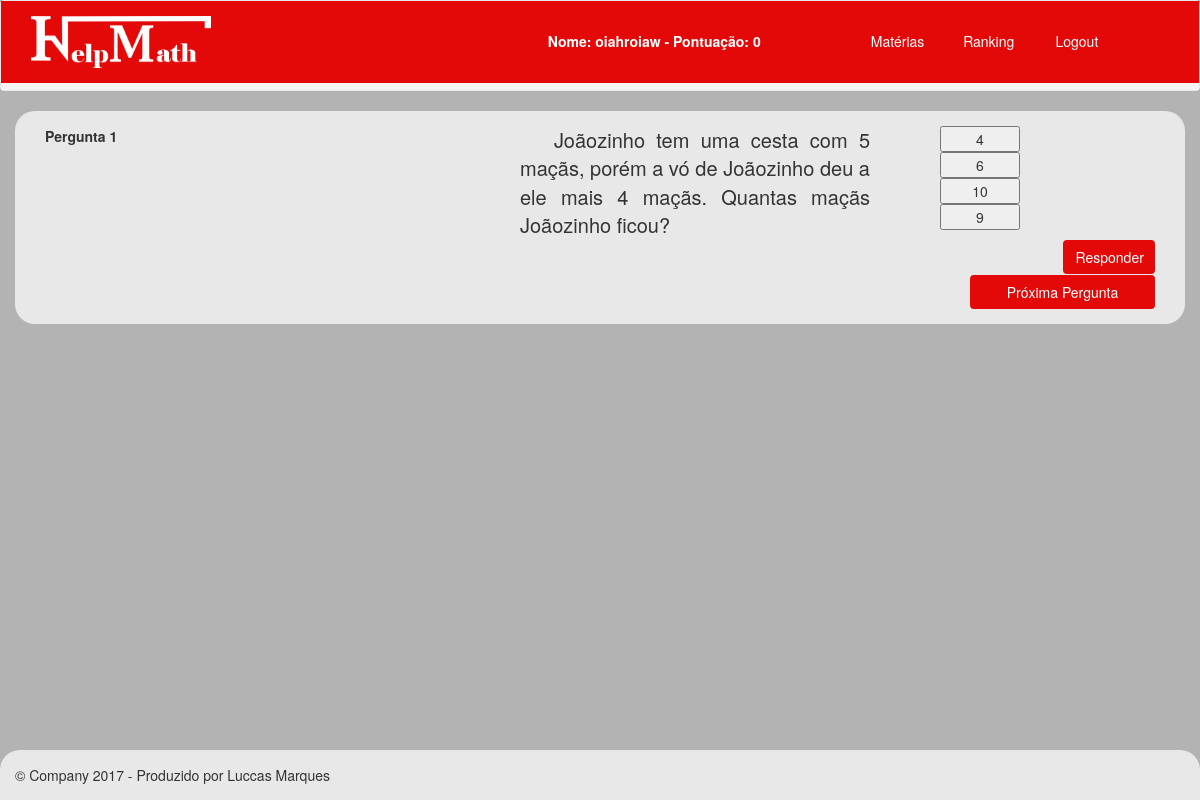
The page /jogos/soma/fase.1.php?id=1 (signed in) on the database its author committed.
### tables this page shows
CREATE TABLE `perguntas` (
  `id` int(11) NOT NULL,
  `nome` varchar(250) NOT NULL,
  `questao` text NOT NULL,
  `id_fase` int(11) NOT NULL,
  `peso` int(11) NOT NULL,
  `pesoNegativo` int(11) NOT NULL
);

CREATE TABLE `respostas` (
  `id` int(11) NOT NULL,
  `resposta` int(11) NOT NULL,
  `id_pergunta` int(11) NOT NULL,
  `correta` int(11) NOT NULL
);

### jogos/soma/fase.1.php (the view, shortened to what this page needs)
<?php
include("header.php");
include "../../config/config.php";
$varId = $_GET['id'];
$sql3 = "SELECT *
FROM perguntas";
$resultado3 = $conecta->query($sql3);
$cont = mysqli_num_rows($resultado3);
$sql = "SELECT
          id,
          perguntas.nome AS nomeQuestao,
          perguntas.questao AS textoQuestao,
          perguntas.peso AS pesoQuestao,
          perguntas.pesoNegativo AS pesoQuestaoNegativo
        FROM perguntas WHERE id = $varId";
$resultado = $conecta->query($sql);
?>
<!DOCTYPE html>
<html lang="en">
  <head>
    <link href="../../lib/css/bootstrap.css" rel="stylesheet">
    <link href="../../lib/css/rowcss.css" rel="stylesheet">
  </head>
  <body class="fundogeral" >
        <div class="container fundoindex">
        <form method="POST" action="../../controller/correcao.php?id=<?php echo $varId; ?>">
        <?php
if($varId<=$cont){
 while($registro = $resultado->fetch_assoc()){
$sql2 = "SELECT
resposta
FROM respostas WHERE id_pergunta=".$registro['id'];
$resultado2 = $conecta->query($sql2);
?>
        <div class="tituloFeed col-md-5"><b><?php echo $registro['nomeQuestao']  ?></b></div>
        <div class="textoIntroducao col-md-4  ">&nbsp;&nbsp;&nbsp;<?php  echo $registro['textoQuestao']  ?></div>
        <?php
while($registro2 = $resultado2->fetch_assoc()){
        ?>
<div class="col-md-2">
<input class="col-md-offset-3 col-md-6 danger" type="button" value="<?php echo $registro2['resposta'] ?>" ></input>
</div>
<?php
}
}
}else{
  header ("Location: ../../index.php");
}
?>
<div class="col-md-12">
  <div class="col-md-11"></div>
<button id="button1id" type="submit" name="button1id" class="btn entrar col-md-1"> Responder </button>
</div>
   </form>
<div class="row">
<div class="col-md-12"></div>
</div>
<div class="col-md-12">
<div class="col-md-2"></div>
<div class="col-md-8"></div>
<a href="fase.php?pergunta=passou&id=<?php echo $varId+=1; ?>">
<button class="btn entrar col-md-2"> Próxima Pergunta </button>
</a>
</div>
        </div>
      <footer class="footer fundofooter fixed-bottom">
        <p>&copy; Company 2017 - Produzido por Luccas Marques</p>
      </footer>
  </body>
</html>

### jogos/soma/header.php (shortened to what this page needs)
<?php
$nomeUsuario = $_SESSION['session_nome'];
$expUsuario = $_SESSION['session_exp'];
?>
<html>
<head>
<link href="../../lib/css/rowcss.css" rel="stylesheet">
<link href="../../lib/css/bootstrap.css" rel="stylesheet">
</head>
<body>
<header>
  <nav class="navbar navbar-default">
<div class="container-fluid bordapreta">
<div class="row fundovermelho">
  <div class="navbar-header col-md-4 col-sm-4">
      <a href="../../index.php"><img src="../../images/logoluccas.png" class="imagemlogo"></a>
    </div>
  <div class="col-md-6 col-md-offset-1 col-sm-8">
      <ul class="nav navbar-nav">
      <li class="col-md-7 textdrive"><a href="../../index.php">Nome:
        <?php echo $nomeUsuario ?> - Pontuação: <?php echo $expUsuario ?></a></li>
        <li class="col-md-2"><a href="../../materias.php">Matérias</a></li>
        <li class="col-md-2"><a href="../../ranking.php">Ranking</a></li>
        <li class="col-md-1"><a href="../../controller/logout.php"> Logout </a></li>
          </ul>
      </div>
</div>
</div>
</header>
</body>
</html>

### rows shown on the page
perguntas: nome "Pergunta 1", questao "Joãozinho tem uma cesta com 5 maçãs, porém a vó de Joãozinho deu a ele mais 4 maçãs. Quantas maçãs Joãozinho ficou?"
respostas: resposta "4"
respostas: resposta "6"
respostas: resposta "10"
respostas: resposta "9"

### other values the page prints
$nomeUsuario "oiahroiaw"
$expUsuario "0"
